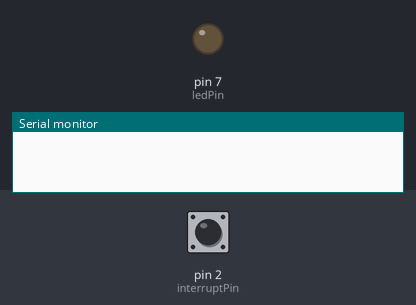
This sketch was run on a simulated Arduino Uno, built with avr-gcc and run on an emulated ATmega328P. On the bench: output pins drawn as LEDs (lit = HIGH), the last lines printed to the serial monitor. The inputs (shaded band) are chosen by the test bench; at power-on: pin 2 (interruptPin) HIGH.

Above: at 1.2 s.
1.3 s: pin 2 (interruptPin) pulled LOW for 0.15 s
At 2.1 s:
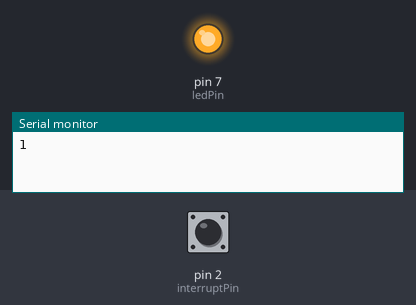
2.9 s: pin 2 (interruptPin) pulled LOW for 1 s
At 4.5 s:
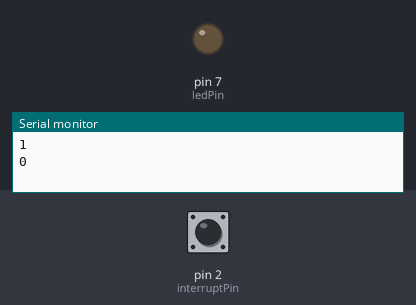
5.4 s: pin 2 (interruptPin) pulled LOW for 3.2 s
At 9.3 s:
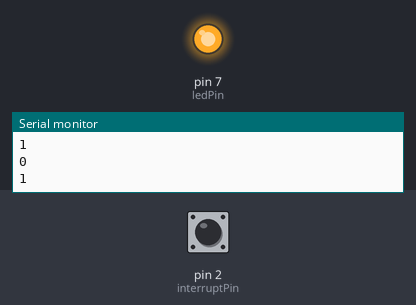
Timing chart, 0 to 10.8 s (numbered marks = the images above; inputs shaded):
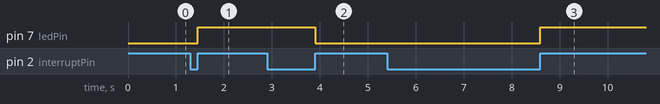

The sketch:

button_interrupt.ino
```cpp
const int interruptPin = 2;
const int ledPin = 7;
volatile byte buttonState = LOW;

void setup() {
  // put your setup code here, to run once:

  pinMode(ledPin, OUTPUT);
  pinMode(interruptPin, INPUT_PULLUP);
  attachInterrupt(digitalPinToInterrupt(interruptPin), blink, RISING);

  Serial.begin(9600);
}

void loop() {
  // put your main code here, to run repeatedly:

  digitalWrite(ledPin, buttonState);
}

void blink() {
  buttonState = !buttonState;

  Serial.println(buttonState);
}
```

Measured:
- after the input at 1.3 s, pin 7 (ledPin): LOW → HIGH after 0.15 s
- after the input at 2.9 s, pin 7 (ledPin): HIGH → LOW after 1.0 s
- after the input at 5.4 s, pin 7 (ledPin): LOW → HIGH after 3.2 s
